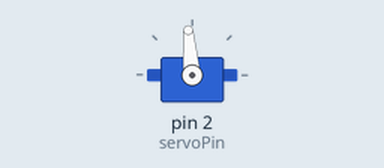
Simulated run of this sketch. Board: Arduino Uno, built with avr-gcc and run on an emulated ATmega328P. Parts: servo.

Above: at 0.15 s.
Timing chart, 0 to 40.0 s (numbered marks = the images above):
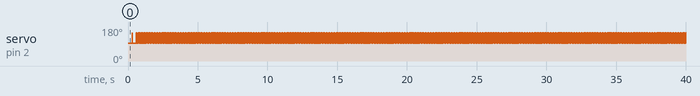

Measured:
- by itself, servo on pin 2 (servoPin): goes 150° 0.02 s, 95° 0.28 s, 1310 × (150° 0.02 s, 95° 0.01 s), then 150°

The sketch:

servo.ino
```cpp
#include <Servo.h>
Servo servo;
int servoPin = 2;

void setup() {
  servo.attach(servoPin);
}

void loop() {
//  servo.writeMicroseconds(2200);
//  delay(1);
//  servo.writeMicroseconds(1500);
  servo.write(95);
  delay(1);
  servo.write(150);
}
```
